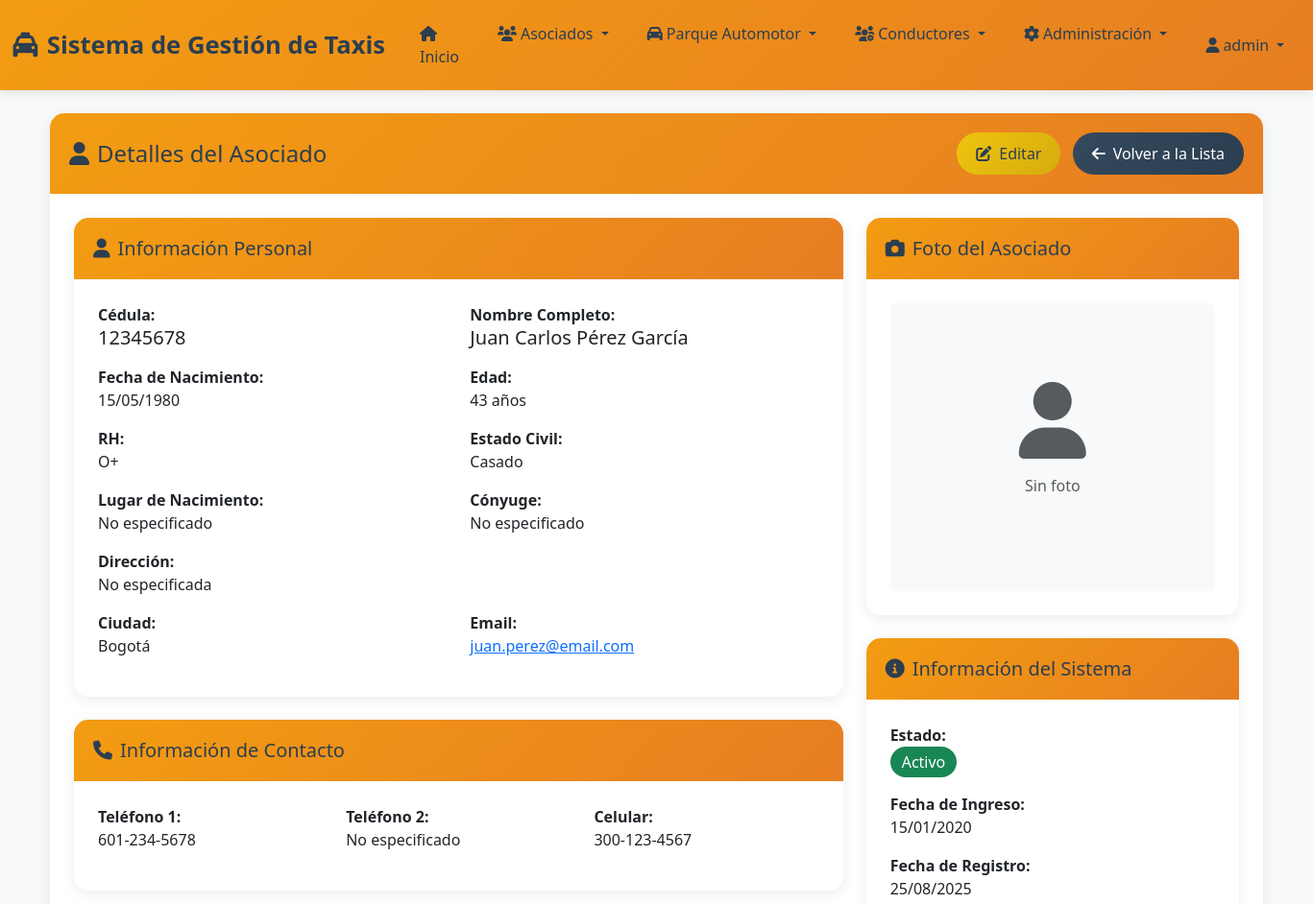
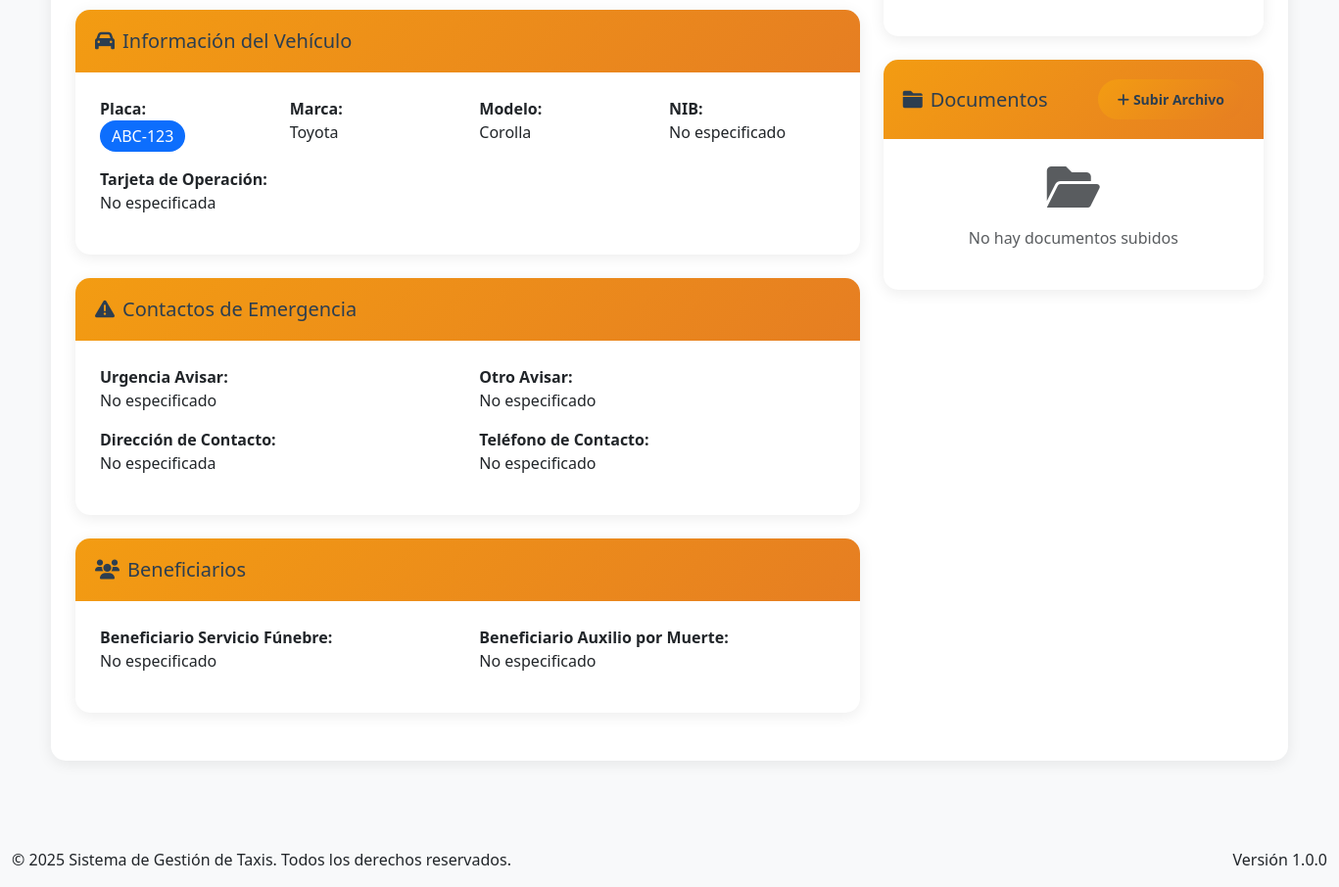
Page /modules/asociados/view.php?id=1 (signed in) on the committed database (2 pictures, top to bottom).
### tables this page shows
CREATE TABLE IF NOT EXISTS `asociados` (
    `id` int(11) NOT NULL AUTO_INCREMENT,
    `cedula` varchar(20) NOT NULL UNIQUE,
    `nombres` varchar(100) NOT NULL,
    `apellidos` varchar(100) NOT NULL,
    `direccion` text,
    `ciudad` varchar(100),
    `telefono1` varchar(20),
    `telefono2` varchar(20),
    `celular` varchar(20),
    `lugar_nacimiento` varchar(100),
    `fecha_nacimiento` date,
    `edad` int(3),
    `rh` varchar(10),
    `estado_civil` enum('soltero','casado','viudo','divorciado','union_libre') DEFAULT 'soltero',
    `fecha_ingreso` date,
    `conyuge` varchar(200),
    `urgencia_avisar` varchar(200),
    `otro_avisar` varchar(200),
    `direccion_avisar` text,
    `telefono_avisar` varchar(20),
    `observaciones` text,
    `placa_carro` varchar(10),
    `marca` varchar(50),
    `modelo` varchar(50),
    `nib` varchar(50),
    `tarjeta_operacion` varchar(50),
    `beneficiario_funebre` varchar(200),
    `beneficiario_auxilio_muerte` varchar(200),
    `email` varchar(100),
    `foto` varchar(255),
    `estado` enum('activo','inactivo') NOT NULL DEFAULT 'activo',
    `fecha_creacion` timestamp NOT NULL DEFAULT CURRENT_TIMESTAMP,
    `fecha_actualizacion` timestamp NOT NULL DEFAULT CURRENT_TIMESTAMP ON UPDATE CURRENT_TIMESTAMP,
    `usuario_creacion` int(11),
    `usuario_actualizacion` int(11),
    PRIMARY KEY (`id`),
    KEY `idx_cedula` (`cedula`),
    KEY `idx_nombres` (`nombres`, `apellidos`),
    KEY `idx_placa` (`placa_carro`),
    KEY `idx_estado` (`estado`),
    FOREIGN KEY (`usuario_creacion`) REFERENCES `usuarios`(`id`) ON DELETE SET NULL,
    FOREIGN KEY (`usuario_actualizacion`) REFERENCES `usuarios`(`id`) ON DELETE SET NULL
);

### modules/asociados/view.php (the view, shortened to what the rows shown need)
<?php
require_once '../../config.php';
$asociado_id = isset($_GET['id']) ? (int)$_GET['id'] : 0;
$stmt = $mysqli->prepare("SELECT * FROM asociados WHERE id = ?");
$stmt->bind_param("i", $asociado_id);
$stmt->execute();
$result = $stmt->get_result();
$asociado = $result->fetch_assoc();
include '../../includes/header.php';
?>
<div class="container-fluid">
    <div class="row">
        <div class="col-12">
            <div class="card">
                <div class="card-body">
                    <div class="row">
                        <div class="col-lg-8">
                            <div class="card mb-4">
                                <div class="card-body">
                                    <div class="row">
                                        <div class="col-md-6 mb-3">
                                            <strong>Cédula:</strong><br>
                                            <span class="h5"><?php echo htmlspecialchars($asociado['cedula']); ?></span>
                                        </div>
                                        <div class="col-md-6 mb-3">
                                            <strong>Nombre Completo:</strong><br>
                                            <span class="h5"><?php echo htmlspecialchars($asociado['nombres'] . ' ' . $asociado['apellidos']); ?></span>
                                        </div>
                                    </div>
                                    <div class="row">
                                        <div class="col-md-6 mb-3">
                                            <strong>Fecha de Nacimiento:</strong><br>
                                            <?php echo $asociado['fecha_nacimiento'] ? formatDate($asociado['fecha_nacimiento']) : 'No especificada'; ?>
                                        </div>
                                        <div class="col-md-6 mb-3">
                                            <strong>Edad:</strong><br>
                                            <?php echo $asociado['edad'] ? $asociado['edad'] . ' años' : 'No especificada'; ?>
                                        </div>
                                    </div>
                                    <div class="row">
                                        <div class="col-md-6 mb-3">
                                            <strong>RH:</strong><br>
                                            <?php echo $asociado['rh'] ?: 'No especificado'; ?>
                                        </div>
                                        <div class="col-md-6 mb-3">
                                            <strong>Estado Civil:</strong><br>
                                            <?php echo $asociado['estado_civil'] ? ucfirst(str_replace('_', ' ', $asociado['estado_civil'])) : 'No especificado'; ?>
                                        </div>
                                    </div>
                                    <div class="row">
                                        <div class="col-md-6 mb-3">
                                            <strong>Lugar de Nacimiento:</strong><br>
                                            <?php echo htmlspecialchars($asociado['lugar_nacimiento']) ?: 'No especificado'; ?>
                                        </div>
                                        <div class="col-md-6 mb-3">
                                            <strong>Cónyuge:</strong><br>
                                            <?php echo htmlspecialchars($asociado['conyuge']) ?: 'No especificado'; ?>
                                        </div>
                                    </div>
                                    <div class="mb-3">
                                        <strong>Dirección:</strong><br>
                                        <?php echo nl2br(htmlspecialchars($asociado['direccion'])) ?: 'No especificada'; ?>
                                    </div>
                                    <div class="row">
                                        <div class="col-md-6 mb-3">
                                            <strong>Ciudad:</strong><br>
                                            <?php echo htmlspecialchars($asociado['ciudad']) ?: 'No especificada'; ?>
                                        </div>
                                        <div class="col-md-6 mb-3">
                                            <strong>Email:</strong><br>
                                            <?php if (!empty($asociado['email'])): ?>
                                                <a href="mailto:<?php echo htmlspecialchars($asociado['email']); ?>">
                                                    <?php echo htmlspecialchars($asociado['email']); ?>
                                                </a>
                                            <?php else: ?>
                                                No especificado
                                            <?php endif; ?>
                                        </div>
                                    </div>
                                </div>
                            </div>
                            <div class="card mb-4">
                                <div class="card-body">
                                    <div class="row">
                                        <div class="col-md-4 mb-3">
                                            <strong>Teléfono 1:</strong><br>
                                            <?php echo htmlspecialchars($asociado['telefono1']) ?: 'No especificado'; ?>
                                        </div>
                                        <div class="col-md-4 mb-3">
                                            <strong>Teléfono 2:</strong><br>
                                            <?php echo htmlspecialchars($asociado['telefono2']) ?: 'No especificado'; ?>
                                        </div>
                                        <div class="col-md-4 mb-3">
                                            <strong>Celular:</strong><br>
                                            <?php echo htmlspecialchars($asociado['celular']) ?: 'No especificado'; ?>
                                        </div>
                                    </div>
                                </div>
                            </div>
                            <div class="card mb-4">
                                <div class="card-body">
                                    <div class="row">
                                        <div class="col-md-3 mb-3">
                                            <strong>Placa:</strong><br>
                                            <?php if (!empty($asociado['placa_carro'])): ?>
                                                <span class="badge bg-primary fs-6"><?php echo htmlspecialchars($asociado['placa_carro']); ?></span>
                                            <?php else: ?>
                                                No especificada
                                            <?php endif; ?>
                                        </div>
                                        <div class="col-md-3 mb-3">
                                            <strong>Marca:</strong><br>
                                            <?php echo htmlspecialchars($asociado['marca']) ?: 'No especificada'; ?>
                                        </div>
                                        <div class="col-md-3 mb-3">
                                            <strong>Modelo:</strong><br>
                                            <?php echo htmlspecialchars($asociado['modelo']) ?: 'No especificado'; ?>
                                        </div>
                                        <div class="col-md-3 mb-3">
                                            <strong>NIB:</strong><br>
                                            <?php echo htmlspecialchars($asociado['nib']) ?: 'No especificado'; ?>
                                        </div>
                                    </div>
                                    <div class="mb-3">
                                        <strong>Tarjeta de Operación:</strong><br>
                                        <?php echo htmlspecialchars($asociado['tarjeta_operacion']) ?: 'No especificada'; ?>
                                    </div>
                                </div>
                            </div>
                            <div class="card mb-4">
                                <div class="card-body">
                                    <div class="row">
                                        <div class="col-md-6 mb-3">
                                            <strong>Urgencia Avisar:</strong><br>
                                            <?php echo htmlspecialchars($asociado['urgencia_avisar']) ?: 'No especificado'; ?>
                                        </div>
                                        <div class="col-md-6 mb-3">
                                            <strong>Otro Avisar:</strong><br>
                                            <?php echo htmlspecialchars($asociado['otro_avisar']) ?: 'No especificado'; ?>
                                        </div>
                                    </div>
                                    <div class="row">
                                        <div class="col-md-6 mb-3">
                                            <strong>Dirección de Contacto:</strong><br>
                                            <?php echo nl2br(htmlspecialchars($asociado['direccion_avisar'])) ?: 'No especificada'; ?>
                                        </div>
                                        <div class="col-md-6 mb-3">
                                            <strong>Teléfono de Contacto:</strong><br>
                                            <?php echo htmlspecialchars($asociado['telefono_avisar']) ?: 'No especificado'; ?>
                                        </div>
                                    </div>
                                </div>
                            </div>
                            <div class="card mb-4">
                                <div class="card-body">
                                    <div class="row">
                                        <div class="col-md-6 mb-3">
                                            <strong>Beneficiario Servicio Fúnebre:</strong><br>
                                            <?php echo htmlspecialchars($asociado['beneficiario_funebre']) ?: 'No especificado'; ?>
                                        </div>
                                        <div class="col-md-6 mb-3">
                                            <strong>Beneficiario Auxilio por Muerte:</strong><br>
                                            <?php echo htmlspecialchars($asociado['beneficiario_auxilio_muerte']) ?: 'No especificado'; ?>
                                        </div>
                                    </div>
                                </div>
                            </div>
                        </div>
                        <div class="col-lg-4">
                            <div class="card mb-4">
                                <div class="card-body">
                                    <div class="mb-3">
                                        <strong>Estado:</strong><br>
                                        <span class="badge bg-<?php echo $asociado['estado'] === 'activo' ? 'success' : 'secondary'; ?> fs-6">
                                            <?php echo ucfirst($asociado['estado']); ?>
                                        </span>
                                    </div>
                                    <div class="mb-3">
                                        <strong>Fecha de Ingreso:</strong><br>
                                        <?php echo $asociado['fecha_ingreso'] ? formatDate($asociado['fecha_ingreso']) : 'No especificada'; ?>
                                    </div>
                                    <div class="mb-3">
                                        <strong>Fecha de Registro:</strong><br>
                                        <?php echo formatDate($asociado['fecha_creacion']); ?>
                                    </div>
                                </div>
                            </div>
                        </div>
                    </div>
                </div>
            </div>
        </div>
    </div>
</div>
<?php include '../../includes/footer.php'; ?>

### rows in the picture
asociados: cedula "12345678", nombres+apellidos "Juan Carlos Pérez García", fecha_nacimiento "15/05/1980", edad "43", rh "O+", estado_civil "Casado", lugar_nacimiento "No especificado", conyuge "No especificado", direccion "No especificada", ciudad "Bogotá", email "juan.perez@email.com", telefono1 "601-234-5678", telefono2 "No especificado", celular "300-123-4567", placa_carro "ABC-123", marca "Toyota", modelo "Corolla", nib "No especificado", tarjeta_operacion "No especificada", urgencia_avisar "No especificado", otro_avisar "No especificado", direccion_avisar "No especificada", telefono_avisar "No especificado", beneficiario_funebre "No especificado", beneficiario_auxilio_muerte "No especificado", estado "Activo", fecha_ingreso "15/01/2020", fecha_creacion "25/08/2025"

### other values in the picture
APP_NAME "Sistema de Gestión de Taxis"
$_SESSION['username'] "admin"
APP_VERSION "1.0.0"
